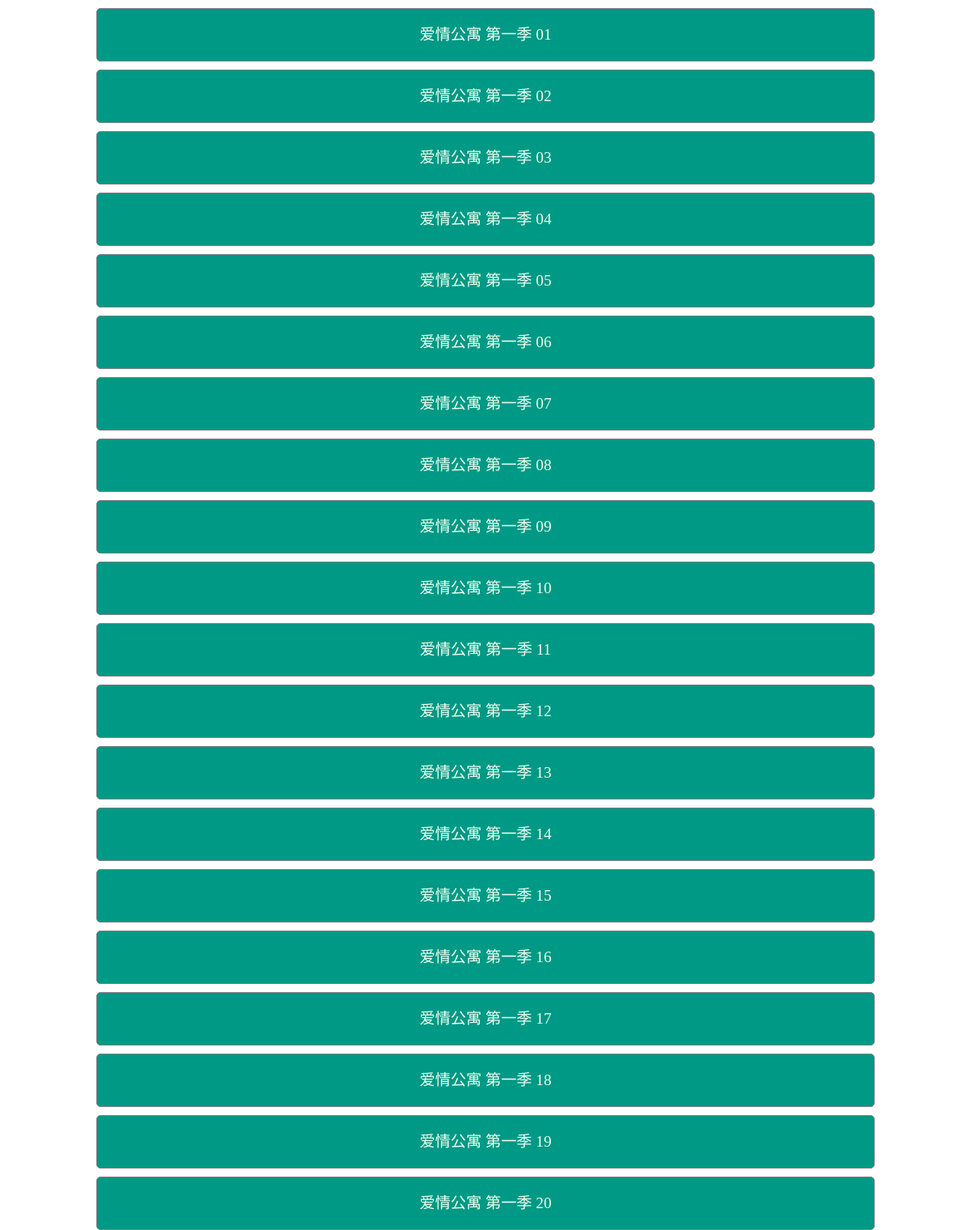
The app's page /videos/series/1 with its own data.
### videos/models.py (models this page shows, shortened)
class Episode(models.Model):
    id = models.IntegerField(primary_key=True,auto_created=True,editable=False)
    tv_id = models.ForeignKey(TVSeries,on_delete=models.CASCADE,to_field='id',verbose_name='电视剧')
    e_title = models.CharField(max_length=256,verbose_name='名称')
    e_url = models.CharField(max_length=256,verbose_name='播放链接')
    class Meta:
        verbose_name = '剧集'
        verbose_name_plural = '剧集'

### videos/views.py (the view)
# urls.py: path('series/<int:id>',views.episodes),
def episodes(request,id):
    try:
        episodes = get_list_or_404(Episode,tv_id=id)
        return render(request,'episode.html',context={'episodes': episodes,'cur_parser': [current_parser]})
    except Http404 as ex:
        return render(request,'error.html')

### videos/templates/episode.html (shortened to what this page needs)
<!DOCTYPE html>
<html lang="en">
<head>
</head>
<body>
    {%for item in episodes%}
    <a href="{{cur_parser.0.p_url}}{{item.e_url}}">{{item.e_title}}</a><br>
    {%endfor%}
</body>
</html>

### videos/templates/episode.html (style rules this page uses)
body { margin: 0px; text-align: center; }
a { display: inline-block; width: 80%; height: 64px; border: solid 1px grey; border-radius: 5px; text-align: center; line-height: 64px; text-decoration: none; font-size: larger; color: honeydew; background-color: rgb(0, 153, 133); margin-top: 10px; }

### records on screen
Episode: e_title "爱情公寓 第一季 01"
Episode: e_title "爱情公寓 第一季 02"
Episode: e_title "爱情公寓 第一季 03"
Episode: e_title "爱情公寓 第一季 04"
Episode: e_title "爱情公寓 第一季 05"
Episode: e_title "爱情公寓 第一季 06"
Episode: e_title "爱情公寓 第一季 07"
Episode: e_title "爱情公寓 第一季 08"
Episode: e_title "爱情公寓 第一季 09"
Episode: e_title "爱情公寓 第一季 10"
Episode: e_title "爱情公寓 第一季 11"
Episode: e_title "爱情公寓 第一季 12"
Episode: e_title "爱情公寓 第一季 13"
Episode: e_title "爱情公寓 第一季 14"
Episode: e_title "爱情公寓 第一季 15"
Episode: e_title "爱情公寓 第一季 16"
Episode: e_title "爱情公寓 第一季 17"
Episode: e_title "爱情公寓 第一季 18"
Episode: e_title "爱情公寓 第一季 19"
Episode: e_title "爱情公寓 第一季 20"
